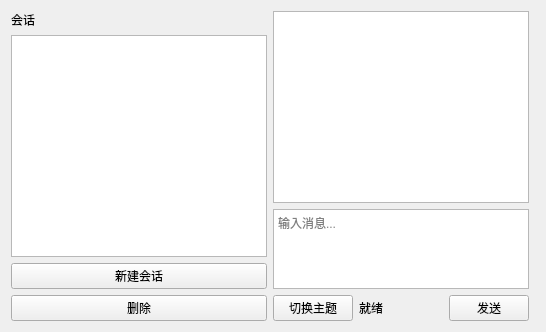
<?xml version="1.0" encoding="UTF-8"?>
<ui version="4.0">
 <class>ChatWidget</class>
 <widget class="QWidget" name="ChatWidget">
  <layout class="QHBoxLayout" name="outerLayout">
   <item>
    <layout class="QVBoxLayout" name="leftLayout">
     <item>
      <widget class="QLabel" name="sessionLabel">
       <property name="text"><string>会话</string></property>
      </widget>
     </item>
     <item>
      <widget class="QListWidget" name="sessionList"/>
     </item>
     <item>
      <widget class="QPushButton" name="newSessionBtn">
       <property name="text"><string>新建会话</string></property>
      </widget>
     </item>
     <item>
      <widget class="QPushButton" name="delSessionBtn">
       <property name="text"><string>删除</string></property>
      </widget>
     </item>
    </layout>
   </item>
   <item>
    <layout class="QVBoxLayout" name="centerLayout">
     <item>
      <widget class="QTextBrowser" name="chatView">
       <property name="openExternalLinks"><bool>true</bool></property>
      </widget>
     </item>
     <item>
      <widget class="QTextEdit" name="inputEdit">
       <property name="maximumSize"><size><width>16777215</width><height>80</height></size></property>
       <property name="placeholderText"><string>输入消息...</string></property>
      </widget>
     </item>
     <item>
      <layout class="QHBoxLayout" name="btnRowLayout">
       <item>
        <widget class="QPushButton" name="themeBtn">
         <property name="text"><string>切换主题</string></property>
        </widget>
       </item>
       <item>
        <widget class="QLabel" name="statusLabel">
         <property name="text"><string>就绪</string></property>
        </widget>
       </item>
       <item>
        <spacer name="btnRowSpacer">
         <property name="orientation"><enum>Qt::Horizontal</enum></property>
         <property name="sizeHint" stdset="0"><size><width>40</width><height>20</height></size></property>
        </spacer>
       </item>
       <item>
        <widget class="QPushButton" name="sendBtn">
         <property name="text"><string>发送</string></property>
        </widget>
       </item>
      </layout>
     </item>
    </layout>
   </item>
   <item>
    <widget class="glm::ParamPanel" name="paramPanel"/>
   </item>
  </layout>
 </widget>
 <customwidgets>
  <customwidget>
   <class>glm::ParamPanel</class>
   <extends>QWidget</extends>
   <header>ui/ParamPanel.h</header>
  </customwidget>
 </customwidgets>
 <resources/>
 <connections/>
</ui>
